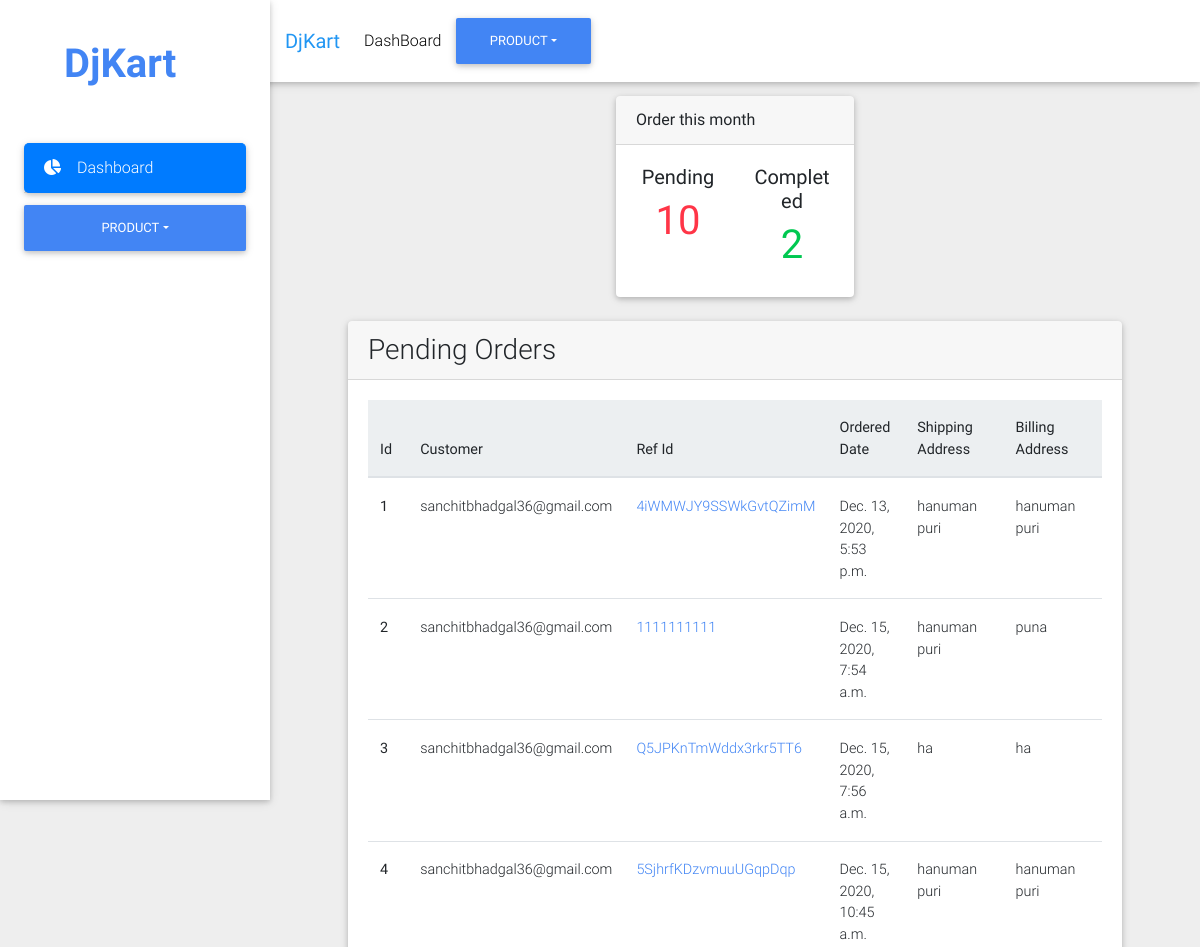
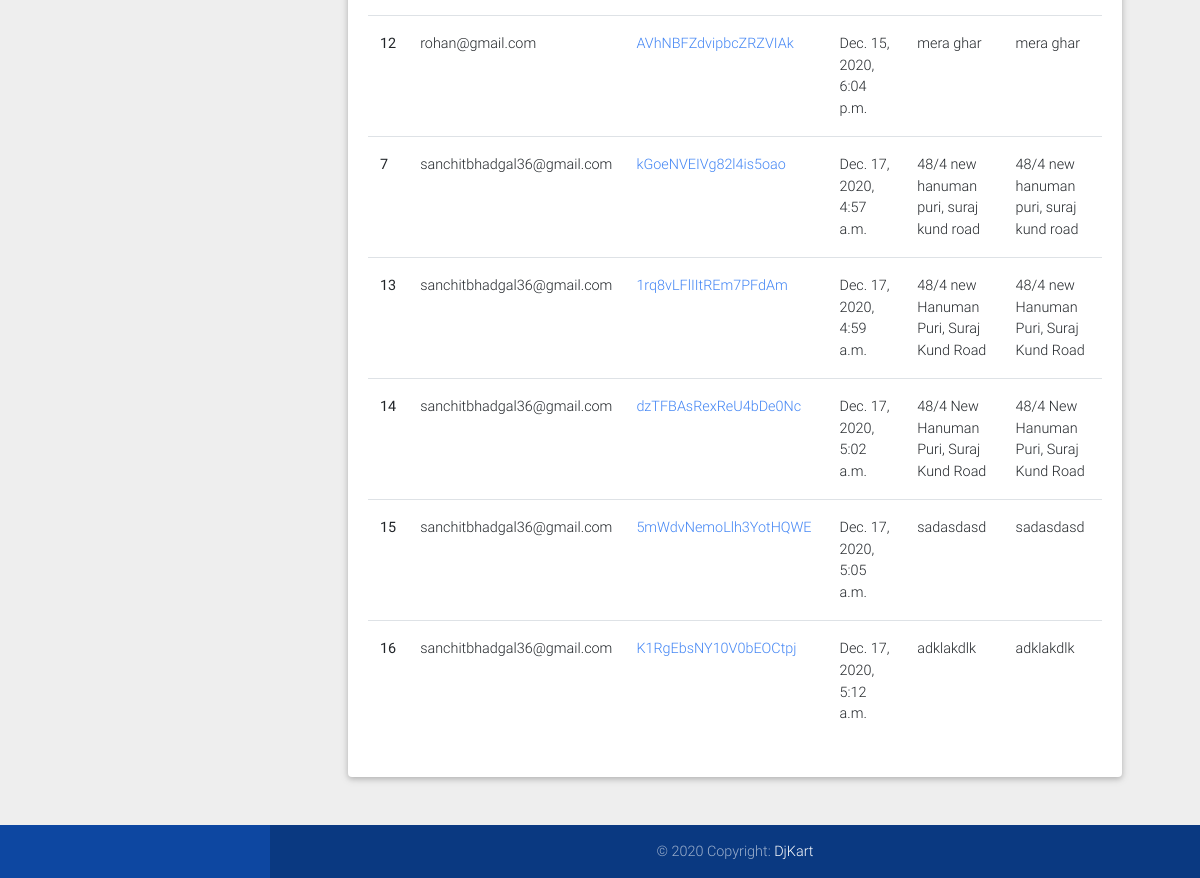
Page /dashboard/ (signed in) on the earlier database version (2 pictures, top to bottom).
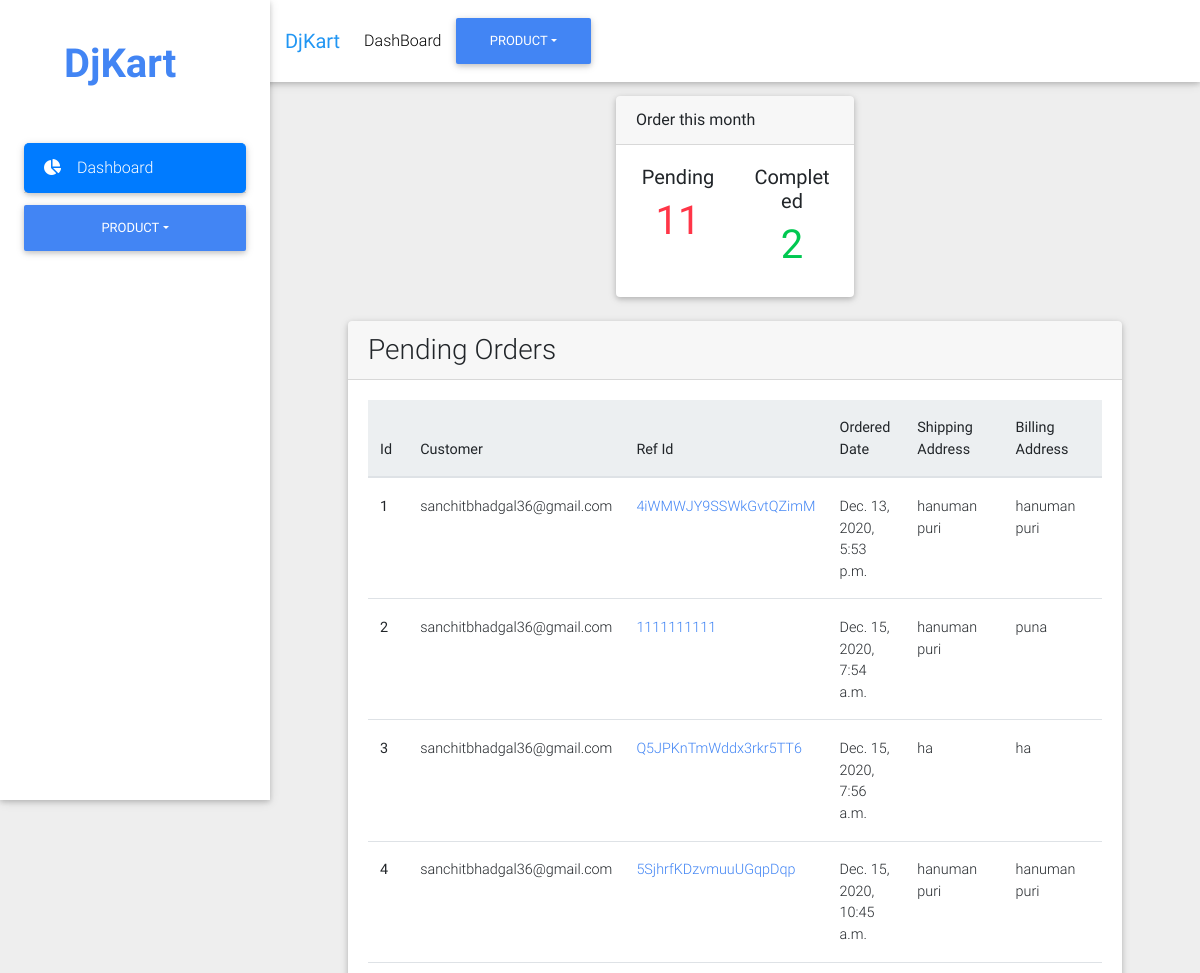
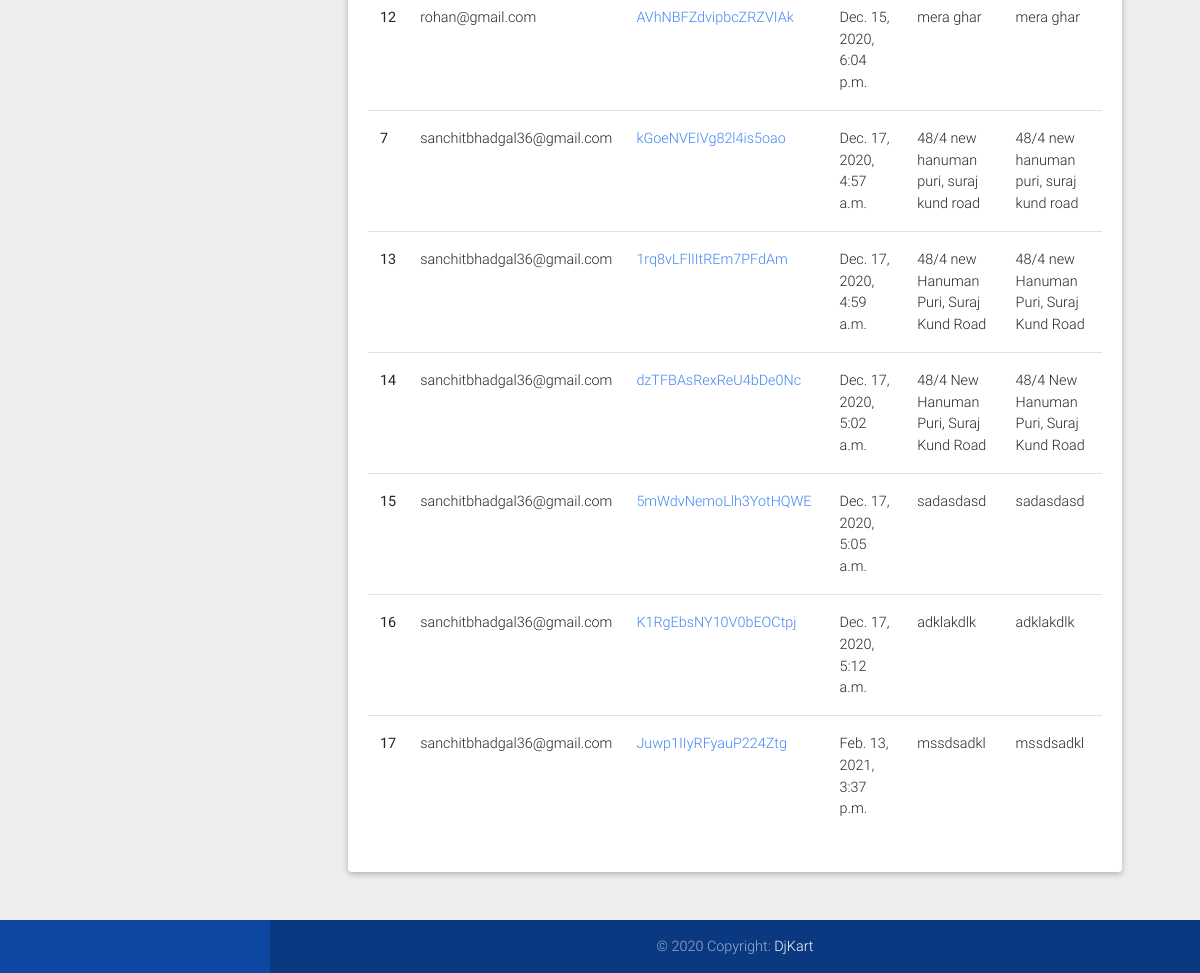
Same page on the later database version (2 pictures, top to bottom).
### order/models.py (models this page shows, shortened)
class Order(models.Model):
    customer = models.ForeignKey(Customer, on_delete=models.CASCADE)
    ref_id = models.CharField(max_length=20)
    start_date = models.DateTimeField(auto_now_add=True)
    ordered_date = models.DateTimeField(null=True)
    ordered = models.BooleanField(default=False)
    shipping_address = models.ForeignKey(
        ShippingAddress, on_delete=models.SET_NULL, blank=True, null=True)
    billing_address = models.ForeignKey(
        BillingAddress, on_delete=models.SET_NULL, blank=True, null=True)
    being_delivered = models.BooleanField(default=False)
    received = models.BooleanField(default=False)
    @property
    def get_cart_items(self):
        total = 0
        items = self.orderitem_set.all()
        for i in items:
            total += i.quantity
        return total

### account/models.py (models this page shows, shortened)
class Customer(models.Model):
    user = models.OneToOneField(
        User, on_delete=models.SET_NULL, blank=True, null=True)
    email = models.EmailField(_('email address'), unique=True)
    first_name = models.CharField(_('first name'), max_length=150)
    last_name = models.CharField(_('last name'), max_length=150)
    phone_number = models.CharField(_('phone number'), max_length=12)

### address/models.py (models this page shows)
class ShippingAddress(models.Model):
    customer = models.ForeignKey(
        Customer, on_delete=models.SET_NULL, null=True)
    address_s = models.CharField(max_length=255)
    state_s = models.ForeignKey(
        State, on_delete=models.SET_NULL, null=True)
    city_s = models.CharField(max_length=150)
    zip_code_s = models.CharField(max_length=6)
    class Meta:
        verbose_name_plural = 'Shipping addresses'
    def __str__(self):
        return self.address_s

class BillingAddress(models.Model):
    customer = models.ForeignKey(
        Customer, on_delete=models.SET_NULL, null=True)
    address_b = models.CharField(max_length=255)
    state_b = models.ForeignKey(State, on_delete=models.SET_NULL, null=True)
    city_b = models.CharField(max_length=150)
    zip_code_b = models.CharField(max_length=6)
    class Meta:
        verbose_name_plural = 'Billing addresses'
    def __str__(self):
        return self.address_b

### main/decorators.py (the view)
    def wrap(request, *args, **kwargs):
        if request.user.is_superuser:
            return view(request, *args, **kwargs)
        else:
            raise PermissionDenied

### main/context_processors.py (called while the page is built)
def currency(request):
    return {'curr': Currency.objects.get(id=1)}

def categories(request):
    return {'category_menu': Category.objects.all().exclude(id=1)}

def info(request):
    data = cartData(request)
    order = data['order']
    items = data['items']
    cartItems = data['cartItems']
    return {'order': order, 'items': items, 'cartItems': cartItems}

### main/utils.py (called while the page is built)
def cartData(request):
    if request.user.is_authenticated:
        customer = request.user.customer
        order, created = Order.objects.get_or_create(
            customer=customer, ordered=False)
        items = order.orderitem_set.all()
        cartItems = order.get_cart_items
    else:
        cookieData = cookieCart(request)
        cartItems = cookieData['cartItems']
        order = cookieData['order']
        items = cookieData['items']
    return {'cartItems': cartItems, 'order': order, 'items': items}

### templates/dashboard/dashboard.html
{% extends "dashboard/base.html" %}
{% block content %}
  <div class="container-fluid mt-5">
      <div class="row wow fadeIn">
        <div class="col-md-4 mb-4 mx-auto">
          <div class="card">
            <div class="card-header">Order this month</div>
            <div class="card-body">
              <div class="row text-center">
                <div class="col-6">
                  <h5>Pending</h5>
                  <h1 class="text-danger">{{pending}}</h1>
                </div>
                <div class="col-6">
                  <h5>Completed</h5>
                  <h1 class="text-success">{{complete}}</h1>
                </div>
              </div>
            </div>
          </div>
        </div>
      </div>
      <div class="row wow fadeIn">
        <div class="col-md-12 mb-4">
          <div class="card">
            <div class="card-header">
              <h3 class="m-0 p-0">Pending Orders</h3>
            </div>
            <div class="card-body">
              <table class="table table-hover">
                <thead class="blue-grey lighten-5">
                  <tr>
                    <th>Id</th>
                    <th>Customer</th>
                    <th>Ref Id</th>
                    <th>Ordered Date</th>
                    <th>Shipping Address</th>
                    <th>Billing Address</th>
                  </tr>
                </thead>
                <tbody>
                  {% for order in orders %}
                    <tr>
                      <th scope="row">{{ order.id }}</th>
                      <td>{{ order.customer.email }}</td>
                      <td><a href="{% url 'order_summary' order.ref_id %}"  class="text-primary">{{ order.ref_id }}</a></td>
                      <td>{{ order.ordered_date }}</td>
                      <td>{{ order.shipping_address }}</td>
                      <td>{{ order.billing_address }}</td>
                    </tr>
                  {% endfor %}
                </tbody>
              </table>
            </div>
          </div>
        </div>
      </div>
    </div>
{% endblock content %}

Differences in the rows shown:
now on this page (row edited): Order: id "17", customer.email "sanchitbhadgal36@gmail.com", ref_id "Juwp1IIyRFyauP224Ztg", ordered_date "Feb. 13, 2021, 3:37 p.m.", shipping_address "mssdsadkl", billing_address "mssdsadkl"
Other differences:
{{ pending }}: "10" → "11"
